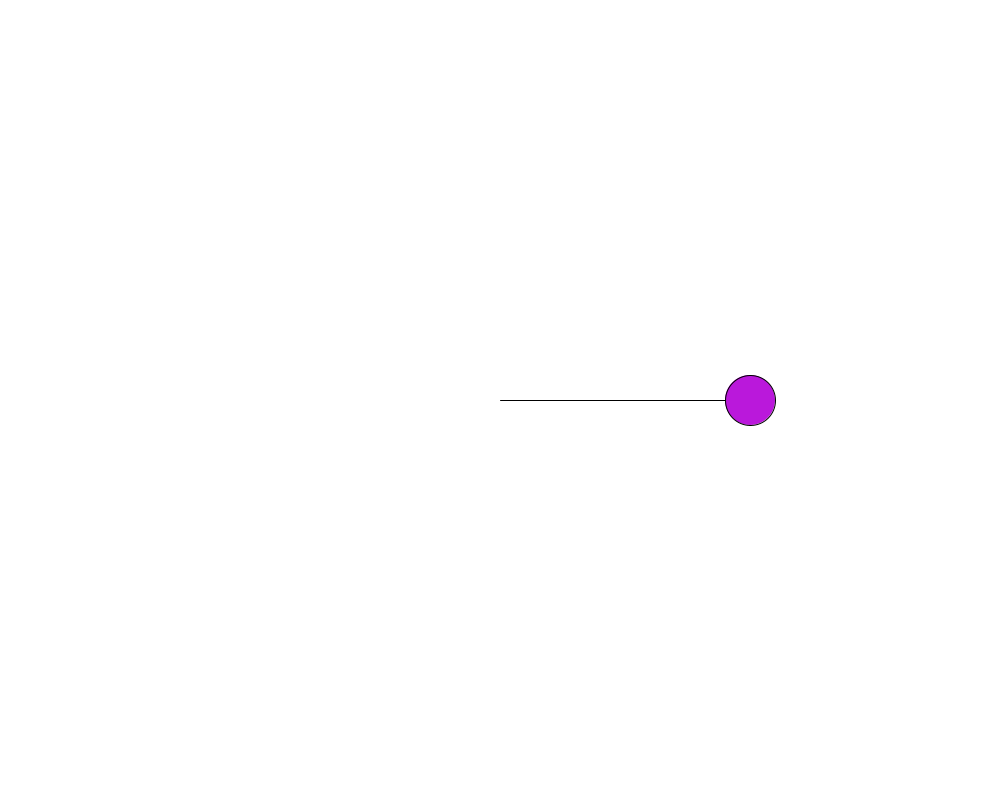
Frame 1 (no input)
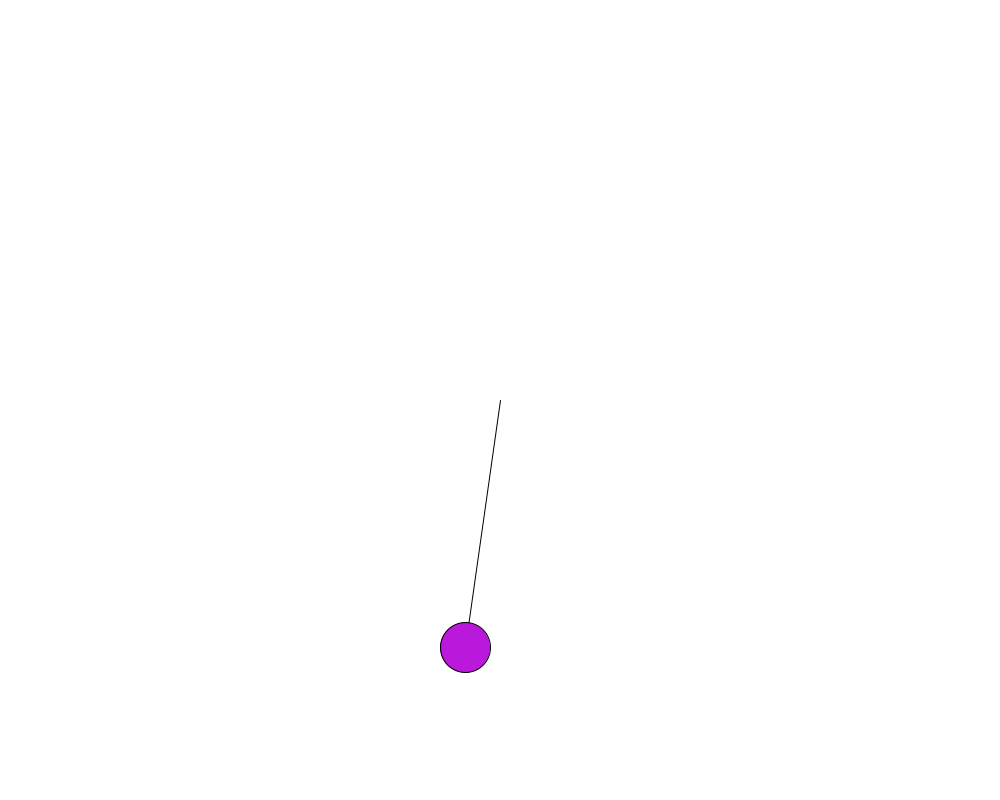
Frame 60 (the mouse pressed at the canvas centre just before this capture)
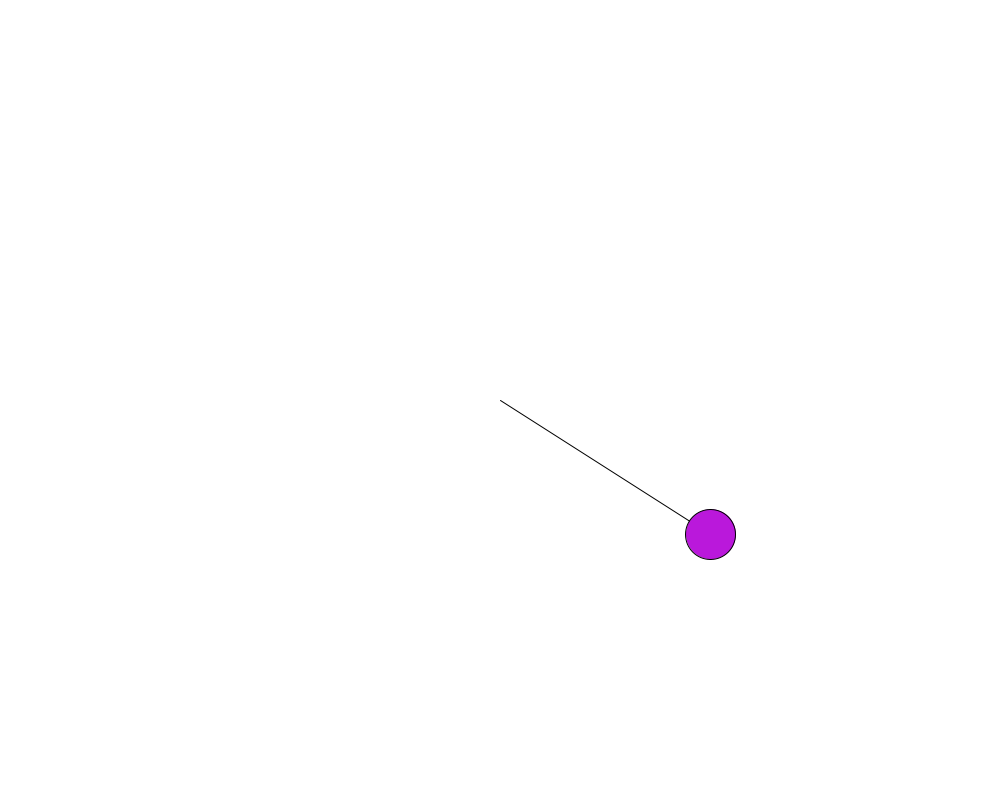
Frame 120 (the mouse held since frame 60 and released just before this capture)

The Processing sketch that drew these frames (run headless with seeded random() and noise(); from frame 60 on, the mouse is pressed at the canvas centre):

// Processing sketch: sketch_241105d
// ── sketch_241105d.pde
// from video 3.2

float r = 250;
float a = 0.0;
float aVel = 0.0;
float aAcc = 0.001;

void setup() {
  size(1000, 800);
  smooth();
}

void draw() {
  background(255);
  
  translate(width/2,height/2);
  float x = r * cos(a);
  float y = r * sin(a);
  fill(#BA18DB);
  stroke(0);
  line(0,0,x,y);
  ellipse(x,y,50,50);
  
  a+=aVel;
  aVel+=aAcc;
  aVel = constrain(aVel,0,0.1);
}
